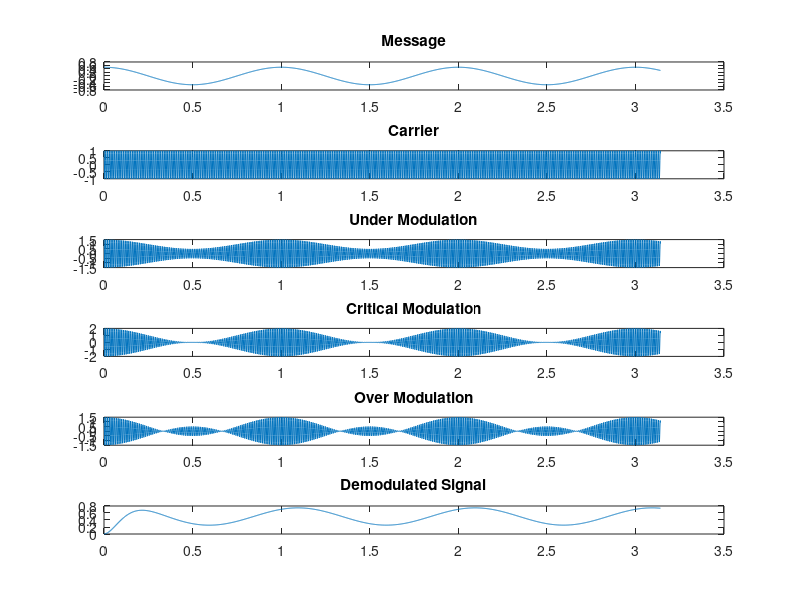

Reproduce this figure in MATLAB.
clear all;
close all;

fs=1000;
T=1/fs;
t=0:T:pi;  %Time Period

fm=1;
fc=100;

am=0.5;
ac=1;

m=(am).*cos(2.*pi.*fm.*t);  %Message Signal
c=(ac).*cos(2.*pi.*fc.*t);  %Carrier Signal

s0=(ac+m).*cos(2.*pi.*fc.*t);  %Under Modulated Signal

subplot(6,1,1);
plot(t,m);
title("Message")
subplot(6,1,2);
plot(t,c);
title("Carrier")
subplot(6,1,3);
plot(t,s0);
title("Under Modulation")

am=1;
ac=1;

m=(am).*cos(2.*pi.*fm.*t);  %Message Signal

s=(ac+m).*cos(2.*pi.*fc.*t);  %Critical Modulated Signal

subplot(6,1,4);
plot(t,s);
title("Critical Modulation")

am=1;
ac=0.5;

m=(am).*cos(2.*pi.*fm.*t);  %Message Signal

s1=(ac+m).*cos(2.*pi.*fc.*t);  %Over Modulated Signal

subplot(6,1,5);
plot(t,s1);
title("Over Modulation")

d = s0.*c;

[a,b]=butter(2,fm/fc/2);

dmod = filter(a,b,d);

subplot(6,1,6);
plot(t,dmod);
xlabel("");
ylabel("");
title("Demodulated Signal");